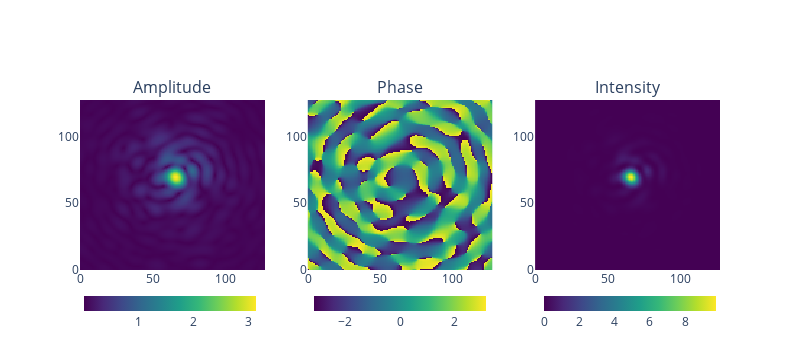

The code cell stored with this chart in its notebook:
### Code cell
cfs = np.load(FC_PROCESSED_VALIDATION_COMPLEX_FIELDS_FILE_PATH)
print(cf.shape)
cf = cfs[0].reshape(2, 128, 128)
cf = cf[0] + 1j*cf[1]
plot_amplitude_phase_intensity_from_complex_field(cf, log_scale=False)

### Figure 1 — Plotly figure (JSON) as saved in the notebook; plotly's stock layout.template omitted (floating-point values rounded to 4 significant figures; data arrays with more than 128 entries replaced by an {"elided": "..."} marker saying what was removed)
{"data": [{"colorbar": {"len": 0.3, "orientation": "h", "thickness": 15, "x": 0.14, "y": -0.4}, "colorscale": [[0, "#440154"], [0.1111, "#482878"], [0.2222, "#3e4989"], [0.3333, "#31688e"], [0.4444, "#26828e"], [0.5556, "#1f9e89"], [0.6667, "#35b779"], [0.7778, "#6ece58"], [0.8889, "#b5de2b"], [1, "#fde725"]], "type": "heatmap", "xaxis": "x", "yaxis": "y", "z": {"elided": "128x128 float values"}}, {"colorbar": {"len": 0.3, "orientation": "h", "thickness": 15, "x": 0.5, "y": -0.4}, "colorscale": [[0, "#440154"], [0.1111, "#482878"], [0.2222, "#3e4989"], [0.3333, "#31688e"], [0.4444, "#26828e"], [0.5556, "#1f9e89"], [0.6667, "#35b779"], [0.7778, "#6ece58"], [0.8889, "#b5de2b"], [1, "#fde725"]], "type": "heatmap", "xaxis": "x2", "yaxis": "y2", "z": {"elided": "128x128 float values"}}, {"colorbar": {"len": 0.3, "orientation": "h", "thickness": 15, "x": 0.86, "y": -0.4}, "colorscale": [[0, "#440154"], [0.1111, "#482878"], [0.2222, "#3e4989"], [0.3333, "#31688e"], [0.4444, "#26828e"], [0.5556, "#1f9e89"], [0.6667, "#35b779"], [0.7778, "#6ece58"], [0.8889, "#b5de2b"], [1, "#fde725"]], "type": "heatmap", "xaxis": "x3", "yaxis": "y3", "z": {"elided": "128x128 float values"}}], "layout": {"annotations": [{"font": {"size": 16}, "showarrow": false, "text": "Amplitude", "x": 0.1444, "xanchor": "center", "xref": "paper", "y": 1, "yanchor": "bottom", "yref": "paper"}, {"font": {"size": 16}, "showarrow": false, "text": "Phase", "x": 0.5, "xanchor": "center", "xref": "paper", "y": 1, "yanchor": "bottom", "yref": "paper"}, {"font": {"size": 16}, "showarrow": false, "text": "Intensity", "x": 0.8556, "xanchor": "center", "xref": "paper", "y": 1, "yanchor": "bottom", "yref": "paper"}], "height": 350, "width": 800, "xaxis": {"anchor": "y", "autorange": true, "domain": [0, 0.2889], "range": [-0.5, 127.5]}, "xaxis2": {"anchor": "y2", "autorange": true, "domain": [0.3556, 0.6444], "range": [-0.5, 127.5]}, "xaxis3": {"anchor": "y3", "autorange": true, "domain": [0.7111, 1], "range": [-0.5, 127.5]}, "yaxis": {"anchor": "x", "autorange": true, "domain": [0, 1], "range": [-0.5, 127.5]}, "yaxis2": {"anchor": "x2", "autorange": true, "domain": [0, 1], "range": [-0.5, 127.5]}, "yaxis3": {"anchor": "x3", "autorange": true, "domain": [0, 1], "range": [-0.5, 127.5]}}}
